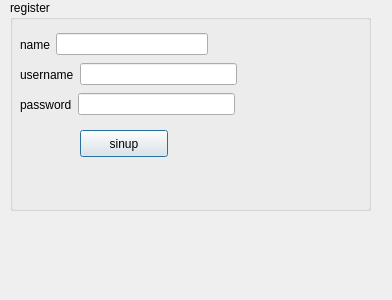
<?xml version="1.0" encoding="UTF-8"?>
<ui version="4.0">
 <class>register</class>
 <widget class="QDialog" name="register">
  <property name="geometry">
   <rect>
    <x>0</x>
    <y>0</y>
    <width>392</width>
    <height>300</height>
   </rect>
  </property>
  <property name="windowTitle">
   <string>Dialog</string>
  </property>
  <widget class="QGroupBox" name="groupBox">
   <property name="geometry">
    <rect>
     <x>10</x>
     <y>0</y>
     <width>361</width>
     <height>211</height>
    </rect>
   </property>
   <property name="title">
    <string>register</string>
   </property>
   <widget class="QPushButton" name="pushButton">
    <property name="geometry">
     <rect>
      <x>70</x>
      <y>130</y>
      <width>88</width>
      <height>27</height>
     </rect>
    </property>
    <property name="text">
     <string>sinup</string>
    </property>
   </widget>
   <widget class="QWidget" name="">
    <property name="geometry">
     <rect>
      <x>10</x>
      <y>60</y>
      <width>217</width>
      <height>29</height>
     </rect>
    </property>
    <layout class="QHBoxLayout" name="horizontalLayout_3">
     <item>
      <widget class="QLabel" name="label">
       <property name="text">
        <string>username</string>
       </property>
      </widget>
     </item>
     <item>
      <widget class="QLineEdit" name="lineEdit_3"/>
     </item>
    </layout>
   </widget>
   <widget class="QWidget" name="">
    <property name="geometry">
     <rect>
      <x>10</x>
      <y>30</y>
      <width>188</width>
      <height>29</height>
     </rect>
    </property>
    <layout class="QHBoxLayout" name="horizontalLayout">
     <item>
      <widget class="QLabel" name="label_3">
       <property name="text">
        <string>name</string>
       </property>
      </widget>
     </item>
     <item>
      <widget class="QLineEdit" name="lineEdit"/>
     </item>
    </layout>
   </widget>
   <widget class="QWidget" name="">
    <property name="geometry">
     <rect>
      <x>10</x>
      <y>90</y>
      <width>215</width>
      <height>29</height>
     </rect>
    </property>
    <layout class="QHBoxLayout" name="horizontalLayout_2">
     <item>
      <widget class="QLabel" name="label_2">
       <property name="text">
        <string>password</string>
       </property>
      </widget>
     </item>
     <item>
      <widget class="QLineEdit" name="lineEdit_2"/>
     </item>
    </layout>
   </widget>
  </widget>
 </widget>
 <resources/>
 <connections/>
</ui>
